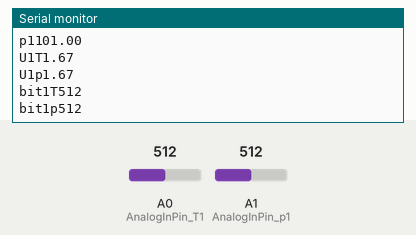
Simulated run of this sketch. Board: Arduino Uno, built with avr-gcc and run on an emulated ATmega328P. Shown: the last lines printed to the serial monitor. Inputs (shaded band) come from the test bench; at power-on: A0 (AnalogInPin_T1) = 512, A1 (AnalogInPin_p1) = 512.

Above: at 1.2 s.
1.3 s: A0 (AnalogInPin_T1) set to 716
At 2.6 s:
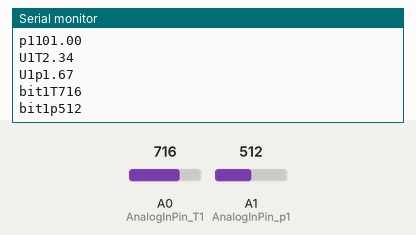
2.8 s: A1 (AnalogInPin_p1) set to 716
At 3.8 s:
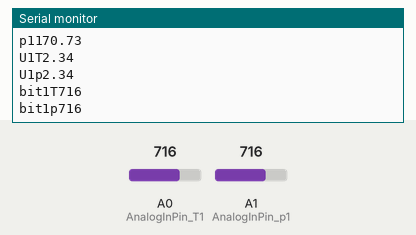
4.3 s: A0 (AnalogInPin_T1) set to 900
At 5.6 s:
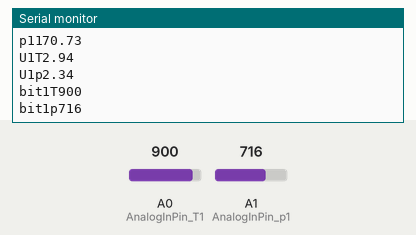
5.8 s: A1 (AnalogInPin_p1) set to 900
At 6.9 s:
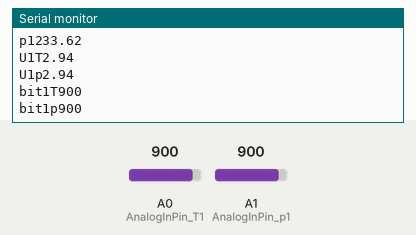
Timing chart, 0 to 8.3 s (numbered marks = the images above; inputs shaded):
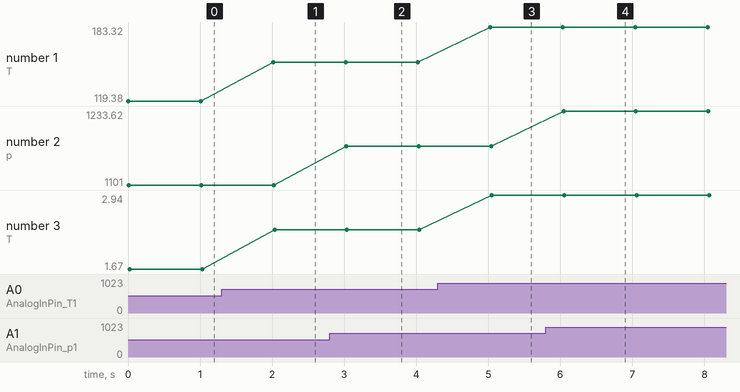

The sketch:

datalogger.ino
```cpp
float const aVCC = 3.346;                                                 // Az AVCC pin-en mért feszültség. Az Arduino az 3.3 V-os tápfeszültséget használja referenciának a mérések során. (Névleges érték = 3,3 V, Valódi érték 3,292 V)


const int AnalogInPin_T1 = A0;                                            // A0 analóg pinről olvassa be az 1. reaktor hőmérséklet távadójának értékét.
int SensorValue_T1[10];                                                   // A távadóró beolvasott hőmérsékletértéket tárolja már digitális formában (0-1023).
float Temperature_1;                                                      // Kalibráció szerinti hőmérséklet adatot tárolja.
float Voltage_T1;                                                         // A hőmérséklet távadón eső feszültséget tároló változó.
int AvarageBits_T1;                                                       // 10 mintázás eredményének értékét tartalmazó változó (digitális érték).

const int AnalogInPin_p1 = A1;                                            // ugyanez csak az 1. reaktor nyomás távadójára.
int SensorValue_p1[10];
float Pressure_1;
float Voltage_p1;
int AvarageBits_p1;


void setup ()
  {
    Serial.begin(9600);                                                   // Soros kommunikáció megnyitása.
  }


void loop()
  {
    analogReference(EXTERNAL);                                            // Az ADC referencia a lap 3.3 V-os tápfeszültséget használja referenciának a feszültségméréshez. --> ehhez az kell, hogy a a 3.3V pin össze legyen kötve az AREF pin-nel.
                                                                          // NAGYON FONTOS! Az analogReference() parancs semmiképpen sem lehet default beállításon, mert akkor megsüti az Arduino-t.
    burn8readings(A0);                                                      // Az Analóg/Digitál konverter nem lehet folyamatosan bekapcsolva, mert akkor nagyon sok hő diszcipálódik rajta --> Tűzveszélyes és a változó ellenállások miatt a mérést is meghamisítja.
                                                                          // Az fejlesztőkörnyezetbe táplált analogRead() parancsot miután végrehajtotta a board, az ADC-t kikapcsolja. Az újabb mérés során való bekapcsolásakkor, azonban magának az ADC-nek a bekapcsolása viszonylag nagy zajforrás lehet.
                                                                          // Emiatt nagyon fontos, hogy pár "vakmintát" csináltassunk az Arduinoval, hogy amely mintázásoknak viszonylag nagy lesz a zajtartalma. Azt javasolták, hogy ez kb. 4-5 mérés. Én azért ráküldtem nyolcat. Ezen már ne múljon...

    for(int i = 0; i < 10; i++)                                           // 10-szer egymás után mintázza az egyes analóg bemeneteket, amiket 10-10 tagú tömbökben tárol el.
    {
      SensorValue_T1[i] = analogRead(AnalogInPin_T1);
      SensorValue_p1[i] = analogRead(AnalogInPin_p1);
    }

    AvarageBits_T1 = Avarage_Bits(SensorValue_T1, 10);                    // A tíz beolvasott digitális mérést átlagolja (jobb jel-zaj viszony), amely értékekből számoljuk majd ki a hőmérséklet és nyomás értékeket a kalibrációs egyenes segítségével.
    AvarageBits_p1 = Avarage_Bits(SensorValue_p1, 10);

    Temperature_1 = 0.1648 * AvarageBits_T1 - 65,198;                     // Kalibrációs egyenesek. !!!444!!! A végső vezetékelés kialaításánál a vezetékek hossza és minősége (lásd ellenállása) elméletileg megváltoztathatja a kalibrációs egyenes metszetét.
    Pressure_1 = 0.3418 * AvarageBits_p1 - 74,013;                        // A minél pontosabb értékek elérésének érdekében a kalibrációt érdemes a végső kialakításnál elvégezni.

    Voltage_T1 = (((float)AvarageBits_T1)/(1023)) * aVCC;                        // Feszültség értékek számolt értéke a felhasznált referencia pontos értékének ismeretében.
    Voltage_p1 = ((float)(AvarageBits_p1)/(1023)) * aVCC;

    Serial.print("T1");Serial.println(Temperature_1 , 2);
    Serial.print("p1");Serial.println(Pressure_1 , 2);
    Serial.print("U1T");Serial.println(Voltage_T1 , 2);
    Serial.print("U1p");Serial.println(Voltage_p1 , 2);
    Serial.print("bit1T");Serial.println(AvarageBits_T1);
    Serial.print("bit1p");Serial.println(AvarageBits_p1);
    delay (1000);                                                         // 1 másodpercet vár minden mérés között
  }


float Avarage_Bits (int * array, int len)                                 // bit-ek átlagát kiszámoló függvény.
{
  long sum = 0L ;
  for (int i = 0 ; i < len ; i++)
    sum += array [i] ;
  return  ((float) sum) / len ;
}

int burn8readings(const int CurrentAnalogPin)                                                       // 8 vakmérést végző függvény.
{
  int TemporaryRead[8];

  for(int i = 0; i < 8; i++)
  {
    TemporaryRead[i] = analogRead(CurrentAnalogPin);
  }
  memset(TemporaryRead, 0, 8);
}
```

Measured:
- after the input at 1.3 s, the serial monitor: prints a new line after 0.71 s (image 1)
- after the input at 2.8 s, the serial monitor: prints a new line after 0.23 s (image 2)
- after the input at 4.3 s, the serial monitor: prints a new line after 0.73 s (image 3)
- after the input at 5.8 s, the serial monitor: prints a new line after 0.25 s (image 4)
- plotted number 1: 119.38 → 153 after the input at 1.3 s, 153 → 183.32 after the input at 4.3 s
- plotted number 2: 1101 → 1170.73 after the input at 2.8 s, 1170.73 → 1233.62 after the input at 5.8 s
- plotted number 3: 1.67 → 2.34 after the input at 1.3 s, 2.34 → 2.94 after the input at 4.3 s
